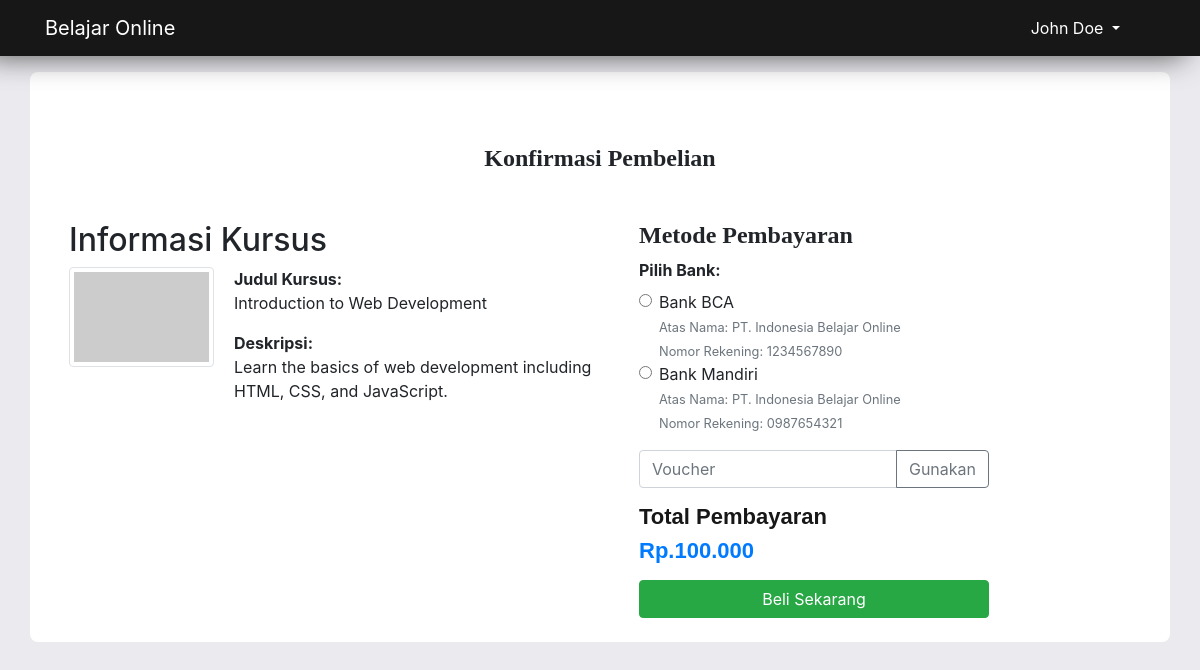
Screenshot of /page/checkout.php?id=1 (signed in) with the database file from the repository.
### tables this page shows
CREATE TABLE users (
    id INT AUTO_INCREMENT PRIMARY KEY,
    name VARCHAR(255) NOT NULL,
    email VARCHAR(255) UNIQUE NOT NULL,
    password VARCHAR(255) NOT NULL,
    avatar VARCHAR(255),
    bio TEXT,
    created_at TIMESTAMP DEFAULT CURRENT_TIMESTAMP,
    updated_at TIMESTAMP DEFAULT CURRENT_TIMESTAMP ON UPDATE CURRENT_TIMESTAMP
);

CREATE TABLE courses (
    id INT AUTO_INCREMENT PRIMARY KEY,
    title VARCHAR(255) NOT NULL,
    thumbnail VARCHAR(255) NOT NULL,
    description TEXT,
    price DECIMAL(10, 2) NOT NULL,
    status ENUM('draft', 'publish') DEFAULT 'draft',   
    created_at TIMESTAMP DEFAULT CURRENT_TIMESTAMP,
    updated_at TIMESTAMP DEFAULT CURRENT_TIMESTAMP ON UPDATE CURRENT_TIMESTAMP
);

### app/init.php (called while the page is built, shortened)
<?php
$con = mysqli_connect('localhost', 'root', 'sandwich', 'project_belajar_online');
if (isset($_SESSION['name'])) {
    $email = $_SESSION['email'];
    if ($_SESSION['role'] == 'admin') {
        $user = mysqli_query($con, "SELECT * FROM `admins` WHERE `email`='$email'");
        $user = mysqli_fetch_assoc($user);
    } else {
        $user = mysqli_query($con, "SELECT * FROM `users` WHERE `email`='$email'");
        $user = mysqli_fetch_assoc($user);
    }
}

### page/checkout.php (the view, shortened to what this page needs)
<?php
require "../app/init.php";
$id = mysqli_real_escape_string($con, $_GET['id']);
$sqlCourse = mysqli_query($con, "SELECT * FROM `courses`  WHERE `id`='$id'");
$course = mysqli_fetch_assoc($sqlCourse);
?>
<!DOCTYPE html>
<html lang="en">
<head>
    <?php
    include "../template/header.php";
    ?>
</head>
<body style="background:#EAEAEF">
    <?php include "../template/nav.php";
    ?>
    <div class="col-12 mb-2 mt-2 p-3">
        <div class="container mt-5 p-4 bg-white <?php echo (mysqli_num_rows($sqlCourse) === 1) ? 'main-page' : 'bg-none'; ?>">
            <?php if (mysqli_num_rows($sqlCourse) === 1) { ?>
                <section class="single-product">
                    <h4 class="text-center my-5">Konfirmasi Pembelian</h4>
                    <div class="container">
                        <div class="row">
                            <div class="col-sm-6">
                                <h2>Informasi Kursus</h2>
                                <div class="d-flex mb-4">
                                    <img src="<?= $course['thumbnail'] ?>" alt="Course Thumbnail" class="img-thumbnail" style="width: 150px; height: 100px; margin-right: 20px;">
                                    <div>
                                        <p><strong>Judul Kursus:</strong> <br> <?= $course['title']; ?></p>
                                        <p><strong>Deskripsi:</strong> <br> <?= $course['description']; ?></p>
                                    </div>
                                </div>
                            </div>
                            <div class="col-sm-4">
                                <h4>Metode Pembayaran</h4>
                                <form action="" method="POST">
                                    <div class="mb-3">
                                        <label class="form-check-label mb-2"><strong>Pilih Bank:</strong></label><br>
                                        <div class="form-check">
                                            <input class="form-check-input" type="radio" name="bank" id="bankBCA" value="BCA" required>
                                            <label class="form-check-label" for="bankBCA">
                                                Bank BCA<br>
                                                <small class="text-secondary">Atas Nama: PT. Indonesia Belajar Online</small><br>
                                                <small class="text-secondary">Nomor Rekening: 1234567890</small>
                                            </label>
                                        </div>
                                        <div class="form-check">
                                            <input class="form-check-input" type="radio" name="bank" id="bankMandiri" value="Mandiri" required>
                                            <label class="form-check-label" for="bankMandiri">
                                                Bank Mandiri<br>
                                                <small class="text-secondary">Atas Nama: PT. Indonesia Belajar Online</small><br>
                                                <small class="text-secondary">Nomor Rekening: 0987654321</small>
                                            </label>
                                        </div>
                                    </div>
                                    <div class="input-group mb-3">
                                        <input type="text" class="form-control" name="code_voucher" placeholder="Voucher" id="code_voucher">
                                        <div class="input-group-append">
                                            <button class="btn btn-outline-secondary" type="button" id="use_voucher">Gunakan</button>
                                        </div>
                                    </div>
                                    <div class="mb-3">
                                        <h5>Total Pembayaran</h5>
                                        <h5><span class="text-primary" id="total_price">Rp.<?= number_format($course['price'], 0, ',', '.'); ?></span></h5>
                                    </div>
                                    <button name="submit" type="submit" class="btn btn-success col-12">Beli Sekarang</button>
                                </form>
                            </div>
                        </div>
                    </div>
                </section>
            <?php } ?>
        </div>
    </div>
</body>
</html>

### template/nav.php (shortened to what this page needs)
<nav class="position-fixed navbar navbar-expand-lg navbar-dark">
    <div class="container ">
        <a class="navbar-brand mr-5" href="../index.php">
            Belajar Online
        </a>
        <div class="collapse navbar-collapse" id="navbarNav">
            <ul class="navbar-nav text-uppercase mx-auto col-10">
            </ul>
            <div class="nav-item dropdown col-lg-3 col-md-6 ">
                <a class="nav-link dropdown-toggle user cart text-white" href="#" id="navbarDropdown" role="button" data-toggle="dropdown" aria-haspopup="true" aria-expanded="false">
                    <?php
                    if (!isset($_SESSION['name'])) {
                        echo "user";
                    } else {
                        echo substr($user['name'], 0, 18);
                    }
                    ?>
                </a>
            </div>
        </div>
    </div>
</nav>

### template/header.php (style rules this page uses)
body { background: #EAEAEF; }
.container h4 { font-family: "lora"; font-weight: bold; }
h5 { font-size: 22px; font-family: 'Gill Sans', 'Gill Sans MT', 'Calibri', 'Trebuchet MS', sans-serif; font-weight: 700; color: #171717; }
.navbar { background: #171717; position: fixed; left: 0; top: 0; right: 0; margin: auto; z-index: 10; box-shadow: -15px 0px 30px #4e4e4e; }
.nav-item { margin-right: 24px; font-weight: 400; }
.nav-link.user { font-size: 16px; }
.main-page { border-radius: 8px; }

### rows the page displays
users: name "John Doe"
courses: title "Introduction to Web Development", description "Learn the basics of web development including HTML, CSS, and JavaScript.", price "100.000"
